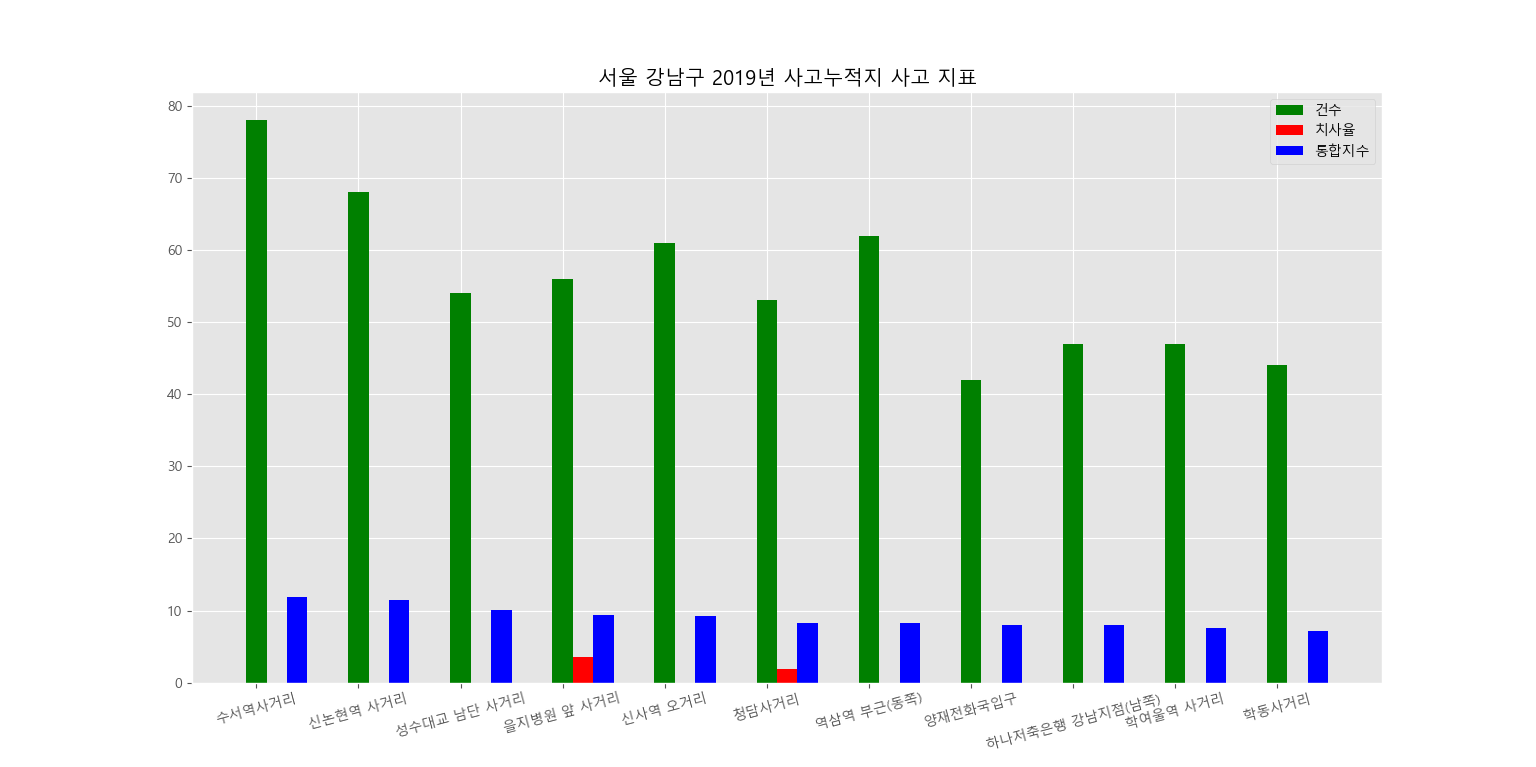

Write Python code to recreate this figure.
#%%
import numpy as np
import csv
import matplotlib.pyplot as plt

# 1. 데이터를 읽어 온다
f=open('서울강남구.CSV')
data=csv.reader(f)
next(data)
data=list(data) 
local = []

for row in data:
    local.append((float(row[16]), float(row[3]), row[13], row[2]))

local = list(sorted(local, key=lambda x:x[0]*1000, reverse = True))
print(local)
통합지수 = [float(i[0]) for i in local[:11]]
건수 = [float(i[1]) for i in local[:11]]
치사율 = [float(i[2]) for i in local[:11]]
구간이름 = [i[3] for i in local[:11]]
x = np.arange(len(구간이름))

plt.rcParams["font.family"] = 'Malgun Gothic'
plt.rcParams["font.size"] = 20
plt.rcParams["figure.figsize"] = (20, 12)

plt.style.use('ggplot')
plt.rc('font',family='Malgun Gothic')
plt.title('서울 강남구 2019년 사고누적지 사고 지표')

plt.bar(x, 건수, label='건수',width=0.2, color='g')
plt.bar(x+0.2, 치사율,label='치사율',width=0.2, color='r')
plt.bar(x+0.4, 통합지수, label='통합지수',width=0.2, color='b')
plt.xticks(x, 구간이름, rotation=15)
plt.legend()
plt.show()
